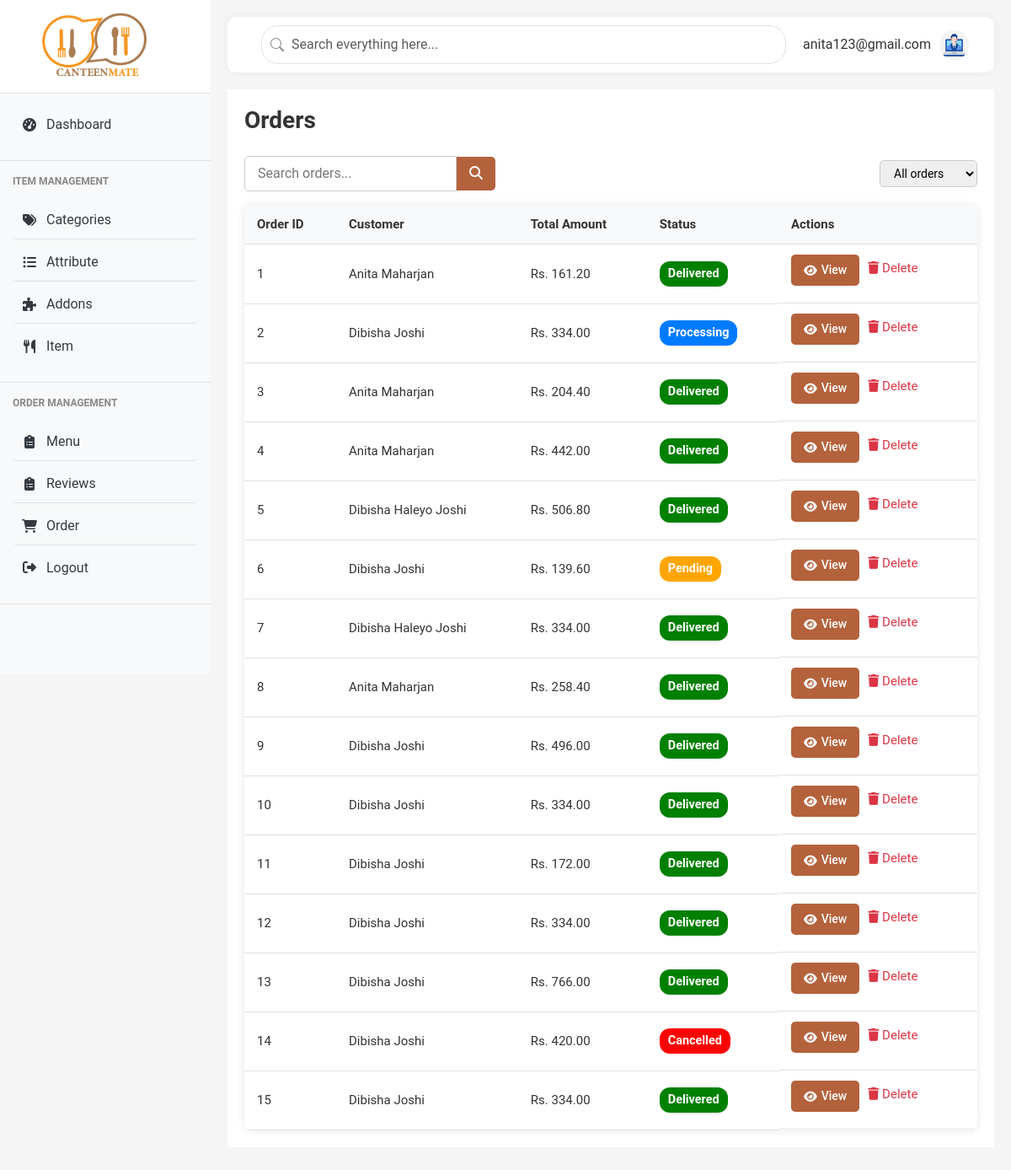
Screenshot of /admin/orders (signed in) with the database file from the repository.
### models.py (models this page shows, shortened)
class User(db.Model):
    id = db.Column(db.Integer, primary_key=True)
    fullname = db.Column(db.String(100), nullable=False)
    email = db.Column(db.String(100), unique=True, nullable=False)
    password = db.Column(db.String(200), nullable=False)
    role = db.Column(db.String(20), nullable=False)  # 'student', 'staff', or 'admin'
    created_at = db.Column(db.DateTime, server_default=db.func.now())

class Order(db.Model):
    id = db.Column(db.Integer, primary_key=True)
    user_id = db.Column(db.Integer, db.ForeignKey('user.id'), nullable=False)
    name = db.Column(db.String(100), nullable=False)
    contact = db.Column(db.String(20), nullable=False)
    email = db.Column(db.String(100), nullable=False)
    delivery = db.Column(db.String(20), nullable=False)
    building = db.Column(db.String(100))
    floor = db.Column(db.String(100))
    payment = db.Column(db.String(20), nullable=False)
    status = db.Column(db.String(20), nullable=False, default='Pending')
    created_at = db.Column(db.DateTime, default=datetime.utcnow)
    total_amount = db.Column(db.Float, nullable=False)
    khalti_token = db.Column(db.String(255), nullable=True)
    items = db.relationship('OrderItem', backref='order', lazy=True)

### main.py (the view)
@app.route('/admin/orders')
@login_required
def admin_orders():
    user_id = session.get('user_id')
    user = User.query.get(user_id)
    orders = Order.query.order_by(Order.created_at.desc()).all()
    return render_template('admin/admin_orders.html',user=user,active_page='orders', orders=orders)

### main.py (called while the page is built)
def login_required(view):
    @functools.wraps(view)
    def wrapped_view(**kwargs):
        if 'user_id' not in session:
            flash('Please log in to access this page', 'warning')
            return redirect(url_for('login'))
        return view(**kwargs)
    return wrapped_view

### templates/admin/admin_orders.html (shortened to what this page needs)
{% extends "admin/admin_base.html" %}
{% block content %}
<div class="category-section">
    <div class="section-header">
        <h1 class="page-title">Orders</h1>
    </div>
    <div class="section-filters" style="margin-bottom: 1rem;">
        <div class="search-box">
            <input type="text" id="orderSearch" placeholder="Search orders...">
            <button type="button" style="background-color:#b4623c;">
                <i class="fas fa-search"></i>
            </button>
        </div>
        <div class="filter-dropdown">
            <select id="statusFilter">
                <option value="">All orders</option>
            </select>
        </div>
    </div>
    <div class="data-table">
        <table>
            <thead>
                <tr>
                    <th>Order ID</th>
                    <th>Customer</th>
                    <th>Total Amount</th>
                    <th>Status</th>
                    <th>Actions</th>
                </tr>
            </thead>
            <tbody id="orderTableBody">
                {% for order in orders %}
                <tr class="order-row">
                    <td>{{ loop.index }}</td>
                    <td class="order-customer">{{ order.name }}</td>
                    <td>Rs. {{ '%.2f'|format(order.total_amount) }}</td>
                    <td class="order-status">
                        <span class="status-badge {{ order.status|lower }}">{{ order.status }}</span>
                    </td>
                    <td class="actions">
                        <a href="{{ url_for('admin_order_view', order_id=order.id) }}" class="btn btn-sm btn-primary"><i class="fas fa-eye"></i> View</a>
                        <a href="#" class="btn-delete"><i class="fas fa-trash"></i> Delete</a>
                    </td>
                </tr>
                {% endfor %}
            </tbody>
        </table>
    </div>
</div>
{% endblock %}

### templates/admin/admin_base.html (shortened to what this page needs)
<!DOCTYPE html>
<html lang="en">
<head>
    <link href="https://cdnjs.cloudflare.com/ajax/libs/bootstrap/5.3.0/css/bootstrap.min.css" rel="stylesheet">
    <link href="https://cdnjs.cloudflare.com/ajax/libs/font-awesome/6.4.0/css/all.min.css" rel="stylesheet">
    <link href="{{ url_for('static', filename='css/style.css') }}" rel="stylesheet">
    <link href="{{ url_for('static', filename='css/admin_styles.css') }}" rel="stylesheet">
    <link href="{{ url_for('static', filename='css/content-page.css') }}" rel="stylesheet">
</head>
<body>
    <div class="d-flex">
    <div class="sidebar">
        <div class="brand">
            <img src="{{ url_for('static', filename='img/logo.png') }}" href={{ url_for('dashboard')}} alt="Canteen Logo">
        </div>
        <nav>
            <div class="menu-section">
                <a href="{{ url_for('dashboard')}}" class="menu-item {% if active_page == 'dashboard' %}active{% endif %}">
                    <i class="fas fa-tachometer-alt"></i>
                    Dashboard
                </a>
            </div>
            <div class="menu-section">
                <div class="menu-title">ITEM MANAGEMENT</div>
                <a href="{{ url_for('categories') }}" class="menu-item {% if active_page == 'categories' %}active{% endif %}">
                    <i class="fas fa-tags"></i>
                    Categories
                </a>
                <a href="{{ url_for('attribute')}}" class="menu-item {% if active_page == 'attributes' %}active{% endif %}">
                    <i class="fas fa-list-ul"></i>
                    Attribute
                </a>
                <a href="{{ url_for('addons')}}" class="menu-item {% if active_page == 'addons' %}active{% endif %}">
                    <i class="fas fa-puzzle-piece"></i>
                    Addons
                </a>
                <a href="{{ url_for('items')}}" class="menu-item  {% if active_page == 'items' %}active{% endif %}">
                    <i class="fas fa-utensils"></i>
                    Item
                </a>
            </div>
            <div class="menu-section">
                <div class="menu-title">ORDER MANAGEMENT</div>
                <a href="{{ url_for('menu') }}" class="menu-item  {% if active_page == 'menu' %}active{% endif %}">
                    <i class="fas fa-clipboard-list"></i>
                    Menu
                </a>
                <a href="{{ url_for('admin_reviews') }}" class="menu-item  {% if active_page == 'reviews' %}active{% endif %}">
                    <i class="fas fa-clipboard-list"></i>
                    Reviews
                </a>
                <a href="{{ url_for('admin_orders') }}" class="menu-item  {% if active_page == 'admin_orders' %}active{% endif %}">
                    <i class="fas fa-shopping-cart"></i>
                    Order
                </a>
                <a href="{{ url_for('logout') }}" class="menu-item {% if active_page == 'logout' %}active{% endif %}">
                    <div class="menu-icon"><i class="fas fa-sign-out-alt"></i></div>
                    <div class="menu-text">Logout</div>
                </a>
            </div>
        </nav>
    </div>
    <div class="content-wrapper">
        <div class="top-navbar">
            <div class="search-bar">
                <input type="text" class="form-control" placeholder="Search everything here...">
            </div>
            <div class="d-flex align-items-center">
                <div class="user-profile">
                    <div class="user-info">
                        <div class="user-email">{{ user.email }}</div>
                    </div>
                    <img src="{{ url_for('static', filename='img/admin.jpg') }}" alt="User Avatar">
                </div>
            </div>
        </div>
    {% block content %}{% endblock %}
</body>
</html>

### static/css/style.css (style rules this page uses)
:root { --primary-color: #f7941d; --secondary-color: #e74c3c; --light-gray: #f8f9fa; --dark-gray: #343a40; --success-color: #28a745; --warning-color: #ffc107; --danger-color: #dc3545; --border-color: #dee2e6; }
body { font-family: 'Segoe UI', Tahoma, Geneva, Verdana, sans-serif; background-color: #f5f5f5; overflow-x: hidden; }
.d-flex { display: flex; }
.sidebar { height: 100vh; flex: 0 0 clamp(200px, 25%, 250px); overflow-y: auto; position: fixed; width: clamp(200px, 25%, 250px); background-color: #f8f9fa; transition: transform 0.3s ease, width 0.3s ease; z-index: 1000; }
.brand { background-color: white; padding: 15px; border-bottom: 1px solid var(--border-color); display: flex; align-items: center; padding-left: 20%; }
.brand img { height: 80px; }
.menu-section { padding: 15px; border-bottom: 1px solid var(--border-color); }
.menu-title { font-size: 12px; color: #888; font-weight: bold; margin-bottom: 15px; text-transform: uppercase; }
.menu-item { display: flex; align-items: center; padding: 10px; border-radius: 5px; color: var(--dark-gray); text-decoration: none; margin-bottom: 5px; transition: all 0.3s; }
.menu-item i { width: 20px; text-align: center; margin-right: 10px; }
.content-wrapper { margin-left: clamp(200px, 25%, 250px); padding: 20px; width: calc(100% - clamp(200px, 25%, 250px)); transition: margin-left 0.3s ease, width 0.3s ease; overflow-x: hidden; }
.top-navbar { display: flex; justify-content: space-between; align-items: center; background-color: white; border-radius: 10px; padding: 10px 20px; margin-bottom: 20px; box-shadow: 0 0 10px rgba(0,0,0,0.05); }
.search-bar { flex-grow: 1; margin: 0 20px; }
.search-bar input { border-radius: 20px; padding-left: 35px; background-position: 10px center; background-repeat: no-repeat; }
.user-profile { display: flex; align-items: center; gap: 10px; }
.user-profile img { width: 40px; height: 40px; border-radius: 50%; object-fit: cover; }
.user-profile .user-info { display: flex; flex-direction: column; }
.form-control, .form-select { border-radius: 5px; padding: 10px 15px; border: 1px solid var(--border-color); }
.btn-primary { background-color: var(--primary-color); border-color: var(--primary-color); }
.category-section { background-color: white; margin-bottom: 20px; border-radius: var(--border-radius); box-shadow: var(--shadow); overflow: hidden; margin: 0 auto; padding: 20px; color: #333; }
.section-header { display: flex; justify-content: space-between; align-items: center; margin-bottom: 15px; }
.page-title { font-size: 28px; font-weight: 700; }
.section-filters { display: flex; justify-content: space-between; align-items: center; margin-bottom: 15px; gap: 15px; flex-wrap: wrap; }
.filter-dropdown select { padding: 6px 12px; border-radius: 5px; border: 1px solid #ccc; font-size: 14px; cursor: pointer; }
.data-table { overflow-x: auto; border-radius: 8px; box-shadow: 0 0 10px rgb(0 0 0 / 0.1); }
.data-table table { width: 100%; border-collapse: collapse; min-width: 600px; }
.data-table th, .data-table td { padding: 12px 16px; text-align: left; border-bottom: 1px solid #eee; vertical-align: middle; font-size: 15px; }
.data-table thead { background-color: #f8f9fa; font-weight: 600; font-size: 16px; }
.status-badge { display: inline-block; padding: 4px 10px; font-size: 13px; font-weight: 600; border-radius: 12px; color: white; user-select: none; }
.actions { display: flex; gap: 10px; }

### templates/admin/admin_orders.html (style rules this page uses)
.status-badge { padding: 4px 10px; border-radius: 12px; font-weight: 600; color: #fff; text-transform: capitalize; font-size: 0.9rem; }
.status-badge.pending { background-color: orange; }
.status-badge.processing { background-color: #007bff; }
.status-badge.delivered { background-color: green; }
.status-badge.cancelled { background-color: red; }

### rows the page displays
User: email "anita123@gmail.com"
Order: name "Anita Maharjan", total_amount "161.20", status "Delivered"
Order: name "Dibisha Joshi", total_amount "334.00", status "Processing"
Order: name "Anita Maharjan", total_amount "204.40", status "Delivered"
Order: name "Anita Maharjan", total_amount "442.00", status "Delivered"
Order: name "Dibisha Haleyo Joshi", total_amount "506.80", status "Delivered"
Order: name "Dibisha Joshi", total_amount "139.60", status "Pending"
Order: name "Dibisha Haleyo Joshi", total_amount "334.00", status "Delivered"
Order: name "Anita Maharjan", total_amount "258.40", status "Delivered"
Order: name "Dibisha Joshi", total_amount "496.00", status "Delivered"
Order: name "Dibisha Joshi", total_amount "334.00", status "Delivered"
Order: name "Dibisha Joshi", total_amount "172.00", status "Delivered"
Order: name "Dibisha Joshi", total_amount "334.00", status "Delivered"
Order: name "Dibisha Joshi", total_amount "766.00", status "Delivered"
Order: name "Dibisha Joshi", total_amount "420.00", status "Cancelled"
Order: name "Dibisha Joshi", total_amount "334.00", status "Delivered"
